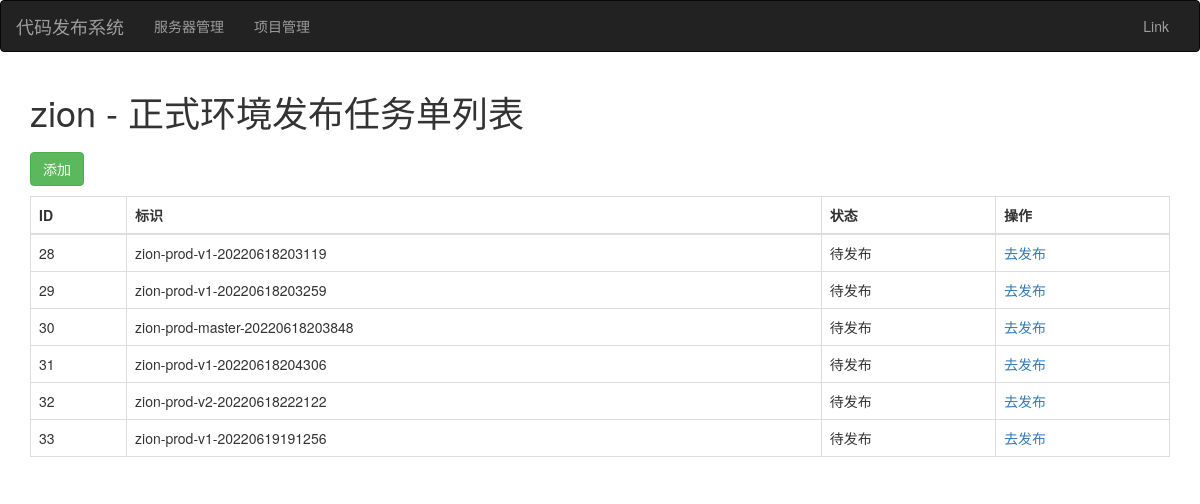
The page /task/list/2/ on the database its author committed.
### web/models.py (models this page shows, shortened)
class Project(models.Model):
    title = models.CharField(verbose_name="项目名", max_length=32)
    repo = models.CharField(verbose_name="仓库地址", max_length=128)
    evn_choice = (
        ("prod", "正式环境"),
        ("test", "测试环境"),
    )
    env = models.CharField(verbose_name="环境", max_length=16, choices=evn_choice, default="test")
    path = models.CharField(verbose_name="线上项目地址", max_length=128)
    servers = models.ManyToManyField(verbose_name="关联服务器", to="Server")

class Deploy(models.Model):
    project = models.ForeignKey(verbose_name="项目环境", to="Project", on_delete=models.CASCADE)
    tag = models.CharField(verbose_name="发布版本", max_length=32)
    uid = models.CharField(verbose_name="标识", max_length=64)
    status_choices = (
        (1, "待发布"),
        (2, "发布中"),
        (3, "成功"),
        (4, "失败"),
    )
    status = models.IntegerField(verbose_name="状态", choices=status_choices, default=1)
    before_download_script = models.TextField(verbose_name="下载前脚本", null=True, blank=True)
    after_download_script = models.TextField(verbose_name="下载后脚本", null=True, blank=True)
    before_deploy_script = models.TextField(verbose_name="发布前脚本", null=True, blank=True)
    after_deploy_script = models.TextField(verbose_name="发布后脚本", null=True, blank=True)

### web/views/deploy.py (the view)
# urls.py: re_path("task/list/(?P<pid>\d+)/$", deploy.task_list, name='task_list'),
def task_list(request, pid):
    project_obj = models.Project.objects.filter(id=pid).first()
    task_list = models.Deploy.objects.filter(project_id=pid)
    return render(request, 'task_list.html', {'queryset': task_list, 'project_obj': project_obj})

### web/templates/task_list.html (shortened to what this page needs)
{% extends 'layout.html' %}
{% block content %}
    <div class="container">
        <h1>{{ project_obj.title }} - {{ project_obj.get_env_display }}发布任务单列表</h1>
        <div>
            <a href="{% url 'task_add' pid=project_obj.id %}" class="btn btn-success" style="margin: 10px 0;">添加</a>
        </div>
        <table class="table table-hover table-bordered">
            <thead>
            <tr>
                <th>ID</th>
                <th>标识</th>
                <th>状态</th>
                <th>操作</th>
            </tr>
            </thead>
            <tbody>
            {% for row in queryset %}
                <tr>
                    <td>{{ row.id }}</td>
                    <td>{{ row.uid }}</td>
                    <td>{{ row.get_status_display }}</td>
                    <td><a href="{% url 'deploy' task_id=row.id %}">去发布</a></td>
                </tr>
            {% endfor %}
            </tbody>
        </table>
    </div>
{% endblock %}

### web/templates/layout.html (shortened to what this page needs)
<!DOCTYPE html>
<html lang="en">
<head>
    <link rel="stylesheet" href="https://stackpath.bootstrapcdn.com/bootstrap/3.4.1/css/bootstrap.min.css">
    <link rel="stylesheet" href="https://use.fontawesome.com/releases/v5.3.1/css/all.css">
</head>
<body>
    <nav class="navbar navbar-inverse">
  <div class="container-fluid">
    <div class="navbar-header">
      <a class="navbar-brand" href="#">代码发布系统</a>
    </div>
    <div class="collapse navbar-collapse" id="bs-example-navbar-collapse-1">
      <ul class="nav navbar-nav">
        <li><a href="{% url 'server_list' %}">服务器管理</a></li>
        <li><a href="{% url 'project_list' %}">项目管理</a></li>
      </ul>
      <ul class="nav navbar-nav navbar-right">
        <li><a href="#">Link</a></li>
      </ul>
    </div>
  </div>
</nav>
{% block content %}
{% endblock %}
</body>
</html>

### rows shown on the page
Project: title "zion", env "正式环境"
Deploy: id "28", uid "zion-prod-v1-20220618203119", status "待发布"
Deploy: id "29", uid "zion-prod-v1-20220618203259", status "待发布"
Deploy: id "30", uid "zion-prod-master-20220618203848", status "待发布"
Deploy: id "31", uid "zion-prod-v1-20220618204306", status "待发布"
Deploy: id "32", uid "zion-prod-v2-20220618222122", status "待发布"
Deploy: id "33", uid "zion-prod-v1-20220619191256", status "待发布"
